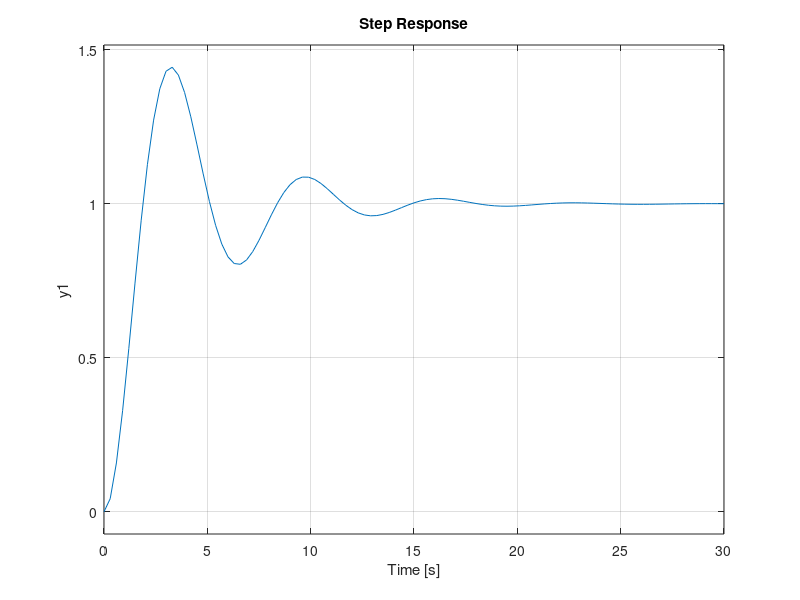
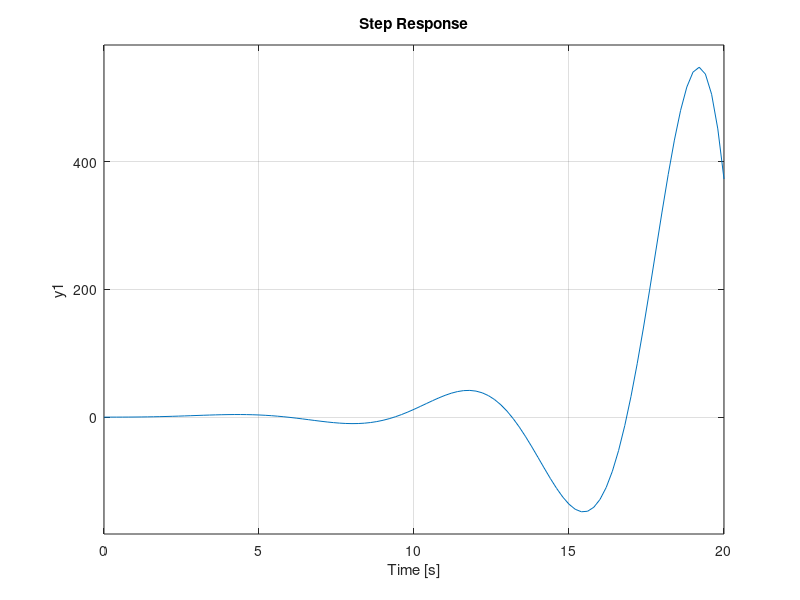
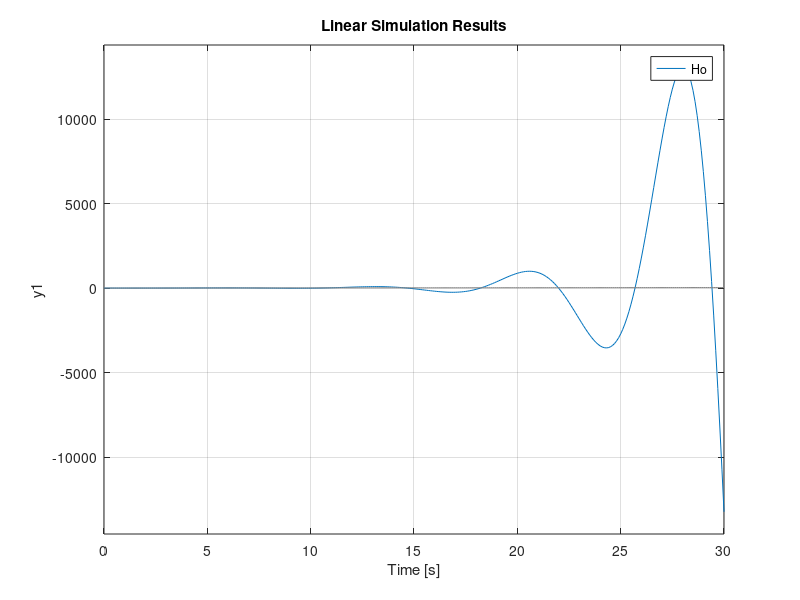

These charts were generated, in order, by the following MATLAB code:
%% a
Hr = 2;
Hf = tf(1,[2 1]); %1/2s+1

Hd = Hf * Hr;
Ho = Hf*Hr/(1+Hf*Hr)

step(Ho)

t=0:0.1:10;
lsim(Ho,t,t)

%% b
Hr = tf(2,[1 0]);
Hf = tf(1,[2 1]); %1/2s+1

Hd = Hf * Hr;
Ho = feedback(Hf*Hr,1)

step(Ho)

t = 0:0.1:30;
figure, lsim(Ho,t,t)
%% c
Hr = tf(2,[1 0 0]);
Hf = tf(1,[2 1]); %1/2s+1

Hd = Hf * Hr;
Ho = feedback(Hf*Hr,1)

step(Ho)

t = 0:0.1:30;
figure, lsim(Ho,t,t)